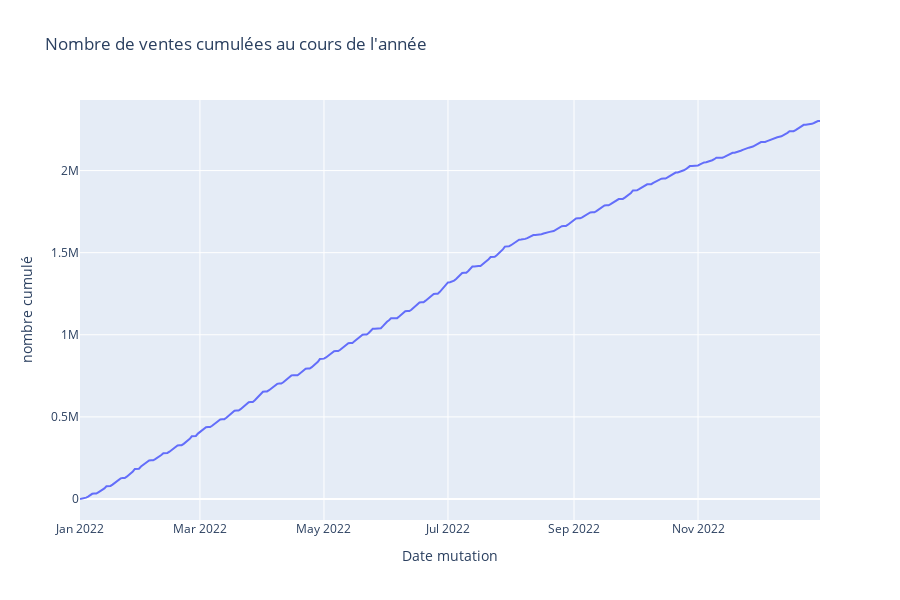

Write notebook code for a chart like this one.
### Markdown cell above
Nombre de ventes cumulés au cours de l'année

### Code cell
temp=df.groupby(['Date mutation']).size().reset_index(name='Nombre de transactions')
temp['nombre cumulé']=temp['Nombre de transactions'].cumsum()
px.line(temp, x="Date mutation", y="nombre cumulé", height=600,title="Nombre de ventes cumulées au cours de l'année")

### Figure 1 — Plotly figure (JSON) as saved in the notebook; plotly's stock layout.template omitted (floating-point values rounded to 4 significant figures; data arrays with more than 128 entries replaced by an {"elided": "..."} marker saying what was removed)
{"data": [{"hovertemplate": "Date mutation=%{x}<br>nombre cumulé=%{y}<extra></extra>", "legendgroup": "", "line": {"color": "#636efa", "dash": "solid"}, "marker": {"symbol": "circle"}, "mode": "lines", "name": "", "orientation": "v", "showlegend": false, "type": "scatter", "x": {"elided": "356 str values"}, "xaxis": "x", "y": {"elided": "356 int values"}, "yaxis": "y"}], "layout": {"height": 600, "legend": {"tracegroupgap": 0}, "title": {"text": "Nombre de ventes cumulées au cours de l'année"}, "xaxis": {"anchor": "y", "domain": [0, 1], "title": {"text": "Date mutation"}}, "yaxis": {"anchor": "x", "domain": [0, 1], "title": {"text": "nombre cumulé"}}}}
